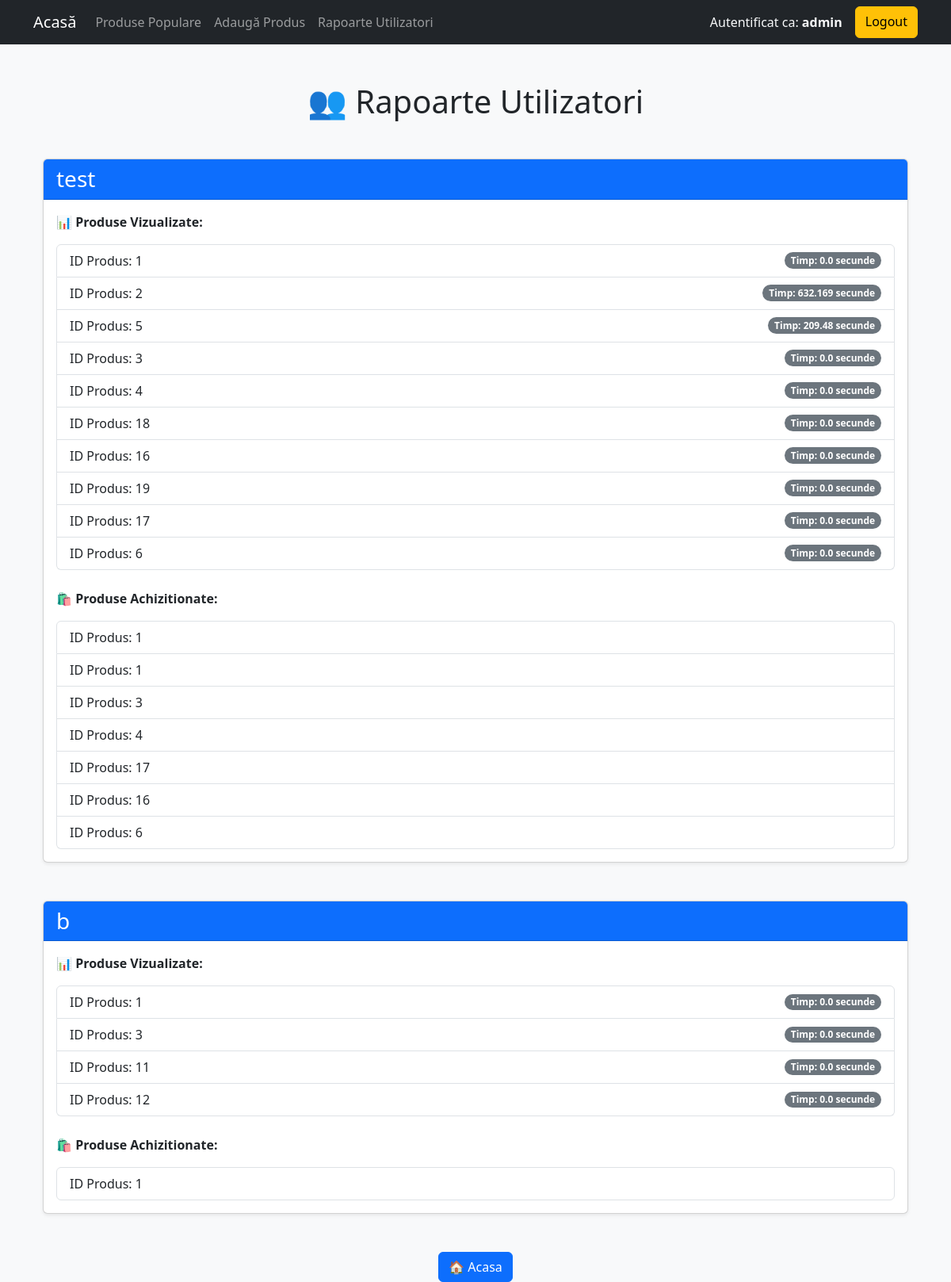
The page /user_reports (signed in) on the database as committed earlier.
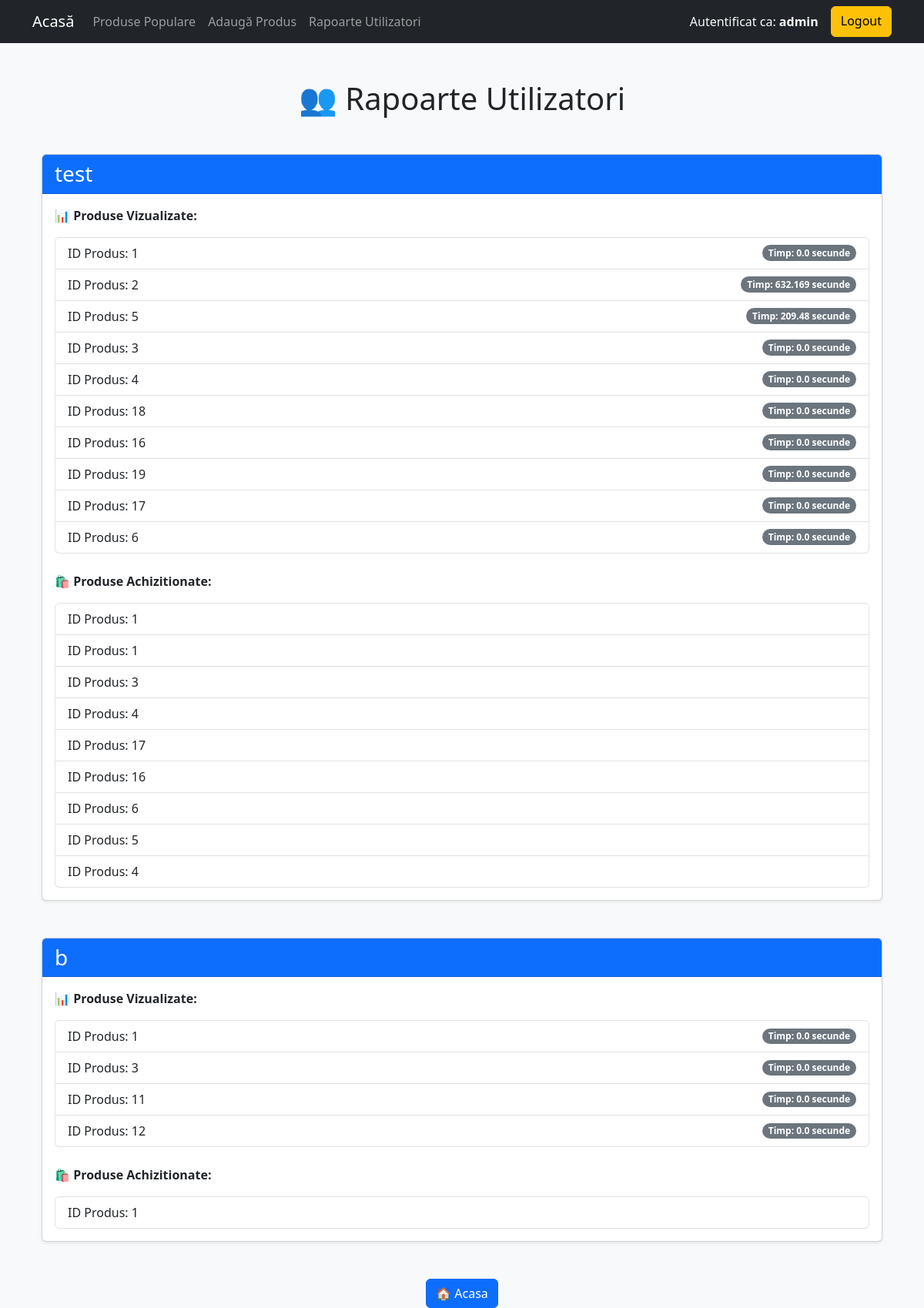
The same page on the database as committed later.
### models.py (models this page shows, shortened)
class User(db.Model):
    id = db.Column(db.Integer, primary_key=True)
    username = db.Column(db.String(100), unique=True)
    password = db.Column(db.String(100))
    role = db.Column(db.String(20))

class UserInteraction(db.Model):
    id = db.Column(db.Integer, primary_key=True)
    user_id = db.Column(db.String(100))
    product_id = db.Column(db.Integer, db.ForeignKey('product.id'))
    timestamp = db.Column(db.DateTime, default=db.func.current_timestamp())
    time_spent = db.Column(db.Float, default=0.0)  # timp petrecut pe pagina in secunde

class PurchaseHistory(db.Model):
    id = db.Column(db.Integer, primary_key=True)
    user_id = db.Column(db.Integer, db.ForeignKey('user.id'), nullable=False)
    product_id = db.Column(db.Integer, db.ForeignKey('product.id'), nullable=False)
    timestamp = db.Column(db.DateTime, default=db.func.current_timestamp())
    user = db.relationship('User', backref=db.backref('purchases', lazy=True))
    product = db.relationship('Product', backref=db.backref('purchases_history', lazy=True))

### app.py (the view)
@app.route("/user_reports")
@login_required
def user_reports():
    if "role" not in session or session["role"] != "admin":
        flash("Doar administratorii pot accesa aceasta pagina!")
        return redirect(url_for("home"))
    users = User.query.all()
    user_reports = {}
    for user in users:
        interactions = UserInteraction.query.filter_by(user_id=user.id).all()
        purchased_products = PurchaseHistory.query.filter_by(user_id=user.id).all()
        user_reports[user.username] = {
            "interactions": interactions,
            "purchased_products": purchased_products
        }
    return render_template("user_reports.html", user_reports=user_reports)

### app.py (called while the page is built)
def login_required(f):
    @wraps(f)
    def decorated_function(*args, **kwargs):
        if "user_id" not in session:
            flash("Trebuie sa fii autentificat pentru a accesa aceasta pagina.")
            return redirect(url_for("login"))
        return f(*args, **kwargs)
    return decorated_function

### templates/user_reports.html (shortened to what this page needs)
<!DOCTYPE html>
<html lang="ro">
<head>
    <link rel="stylesheet" href="https://cdn.jsdelivr.net/npm/bootstrap@5.3.0/dist/css/bootstrap.min.css">
</head>
<body class="bg-light">
{% extends 'base.html' %}
{% block content %}
<div class="container mt-5">
    <h1 class="text-center mb-5">👥 Rapoarte Utilizatori</h1>
    {% for user, data in user_reports.items() %}
        <div class="card mb-5 shadow-sm">
            <div class="card-header bg-primary text-white">
                <h3 class="mb-0">{{ user }}</h3>
            </div>
            <div class="card-body">
                <p><strong>📊 Produse Vizualizate:</strong></p>
                <ul class="list-group">
                    {% set unique_interactions = {} %}
                    {% for interaction in data.interactions %}
                        {% if interaction.product_id not in unique_interactions %}
                            {% set _dummy = unique_interactions.update({interaction.product_id: interaction.time_spent}) %}
                        {% else %}
                            {% set _dummy = unique_interactions.update({interaction.product_id: unique_interactions[interaction.product_id] + interaction.time_spent}) %}
                        {% endif %}
                    {% endfor %}
                    {% for product_id, total_time in unique_interactions.items() %}
                        <li class="list-group-item d-flex justify-content-between align-items-center">
                            ID Produs: {{ product_id }}
                            <span class="badge bg-secondary rounded-pill">Timp: {{ total_time }} secunde</span>
                        </li>
                    {% endfor %}
                </ul>
                <p class="mt-4"><strong>🛍️ Produse Achizitionate:</strong></p>
                <ul class="list-group">
                    {% for purchase in data.purchased_products %}
                        <li class="list-group-item d-flex justify-content-between align-items-center">
                            ID Produs: {{ purchase.product_id }}
                        </li>
                    {% endfor %}
                </ul>
            </div>
        </div>
    {% endfor %}
    <div class="text-center mt-5">
        <a href="/" class="btn btn-primary">🏠 Acasa</a>
    </div>
</div>
{% endblock %}

### templates/base.html (shortened to what this page needs)
<!DOCTYPE html>
<html lang="ro">
<head>
    <link rel="stylesheet" href="https://cdn.jsdelivr.net/npm/bootstrap@5.3.0/dist/css/bootstrap.min.css">
</head>
<body class="bg-light">
<nav class="navbar navbar-expand-lg navbar-dark bg-dark">
    <div class="container">
        <a class="navbar-brand" href="{{ url_for('home') }}">Acasă</a>
        <div class="collapse navbar-collapse" id="navbarNav">
            <ul class="navbar-nav me-auto">
                <li class="nav-item">
                    <a class="nav-link" href="{{ url_for('popular_products') }}">Produse Populare</a>
                </li>
                {% if session['role'] == 'admin' %}
                <li class="nav-item">
                    <a class="nav-link" href="{{ url_for('add_product') }}">Adaugă Produs</a>
                </li>
                <li class="nav-item">
                    <a class="nav-link" href="{{ url_for('user_reports') }}">Rapoarte Utilizatori</a>
                </li>
                {% endif %}
            </ul>
            <div class="d-flex">
                {% if 'user_id' in session %}
                    <span class="navbar-text me-3 text-light">Autentificat ca: <strong>{{ session['role'] }}</strong></span>
                    <a class="btn btn-warning" href="{{ url_for('logout') }}">Logout</a>
                {% else %}
                    <a class="btn btn-primary me-2" href="{{ url_for('login') }}">Login</a>
                    <a class="btn btn-success" href="{{ url_for('register') }}">Register</a>
                {% endif %}
            </div>
        </div>
    </div>
</nav>
<div class="container mt-5">
    {% block content %}
    {% endblock %}
</div>
</body>
</html>

Rows that differ between the two databases and show on the page:
added PurchaseHistory: product_id "5"
added PurchaseHistory: product_id "4"
